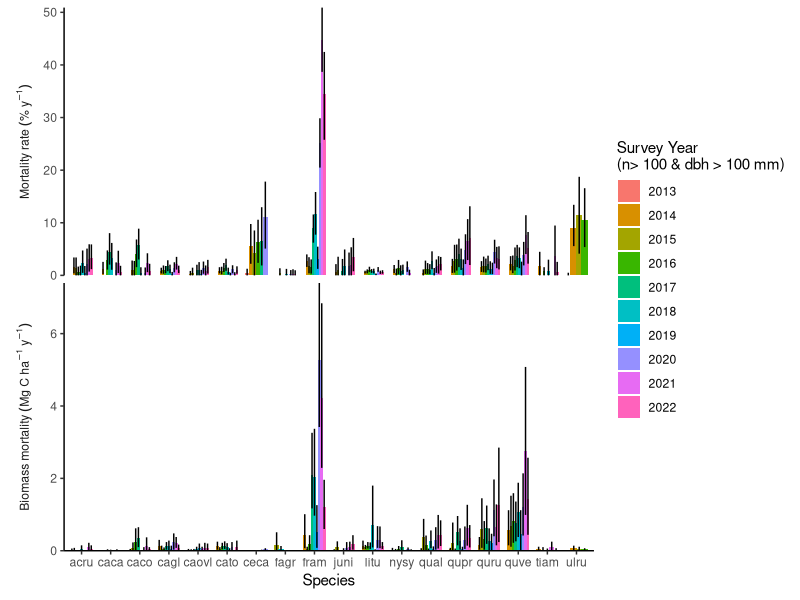
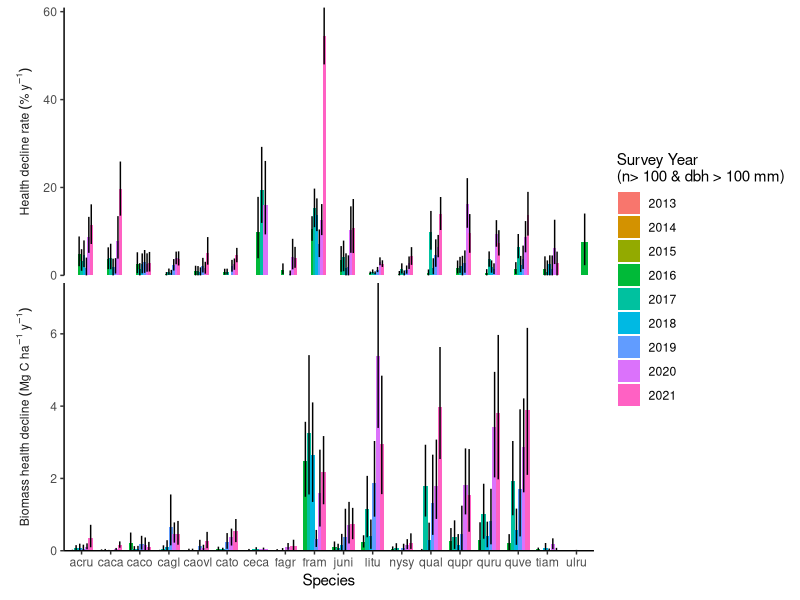

Generate these figures, in order, with R: (Note: this script raises an error after producing the figures.)
#############################################################################
# Purpose: plot calculated Mortality and Biomass mortality (also A to AU rates)
# Developped by: Valentine Herrmann - HerrmannV@si.edu
# R version 4.0.3 (2020-10-10)
##########################################################################

# Clean environment ####
rm(list = ls())

# Set working directory ####
setwd(".")

# Load libraries ####
library(ggplot2)

# load data ####
mortrate_by_size_class <- read.csv("R_results/mortrates_by_size_class.csv")
sp_mortrate_agbmort <- read.csv("R_results/mortrates_and_agbmort_by_species.csv")


AtoAUrate_by_size_class <- read.csv("R_results/AtoAUrate_by_size_class.csv")
sp_AtoAUrate_agbAtoAUrate <- read.csv("R_results/AtoAUrates_and_agbAtoAU_by_species.csv")


# barplot for species mortality and health decline ####

## only keep when N0 is > ncut
ncut = 100
sp_mortrate_agbmort <- sp_mortrate_agbmort[sp_mortrate_agbmort$N0 > ncut, ]
sp_AtoAUrate_agbAtoAUrate <- sp_AtoAUrate_agbAtoAUrate[sp_AtoAUrate_agbAtoAUrate$N0 > ncut,]
  
## keep year as factor
sp_mortrate_agbmort$survey_year <- factor(sp_mortrate_agbmort$survey_year)
sp_AtoAUrate_agbAtoAUrate$survey_year <- factor(sp_AtoAUrate_agbAtoAUrate$survey_year)

## order variables
sp_mortrate_agbmort$variable <- factor(sp_mortrate_agbmort$variable, levels = unique(sp_mortrate_agbmort$variable), labels = c('Mortality ~ rate ~ ("%" ~y ^ {-1})', 'Biomass ~ mortality ~(Mg~C~ha^{-1}~y^{-1})'))

sp_AtoAUrate_agbAtoAUrate$variable <- factor(sp_AtoAUrate_agbAtoAUrate$variable, levels = unique(sp_AtoAUrate_agbAtoAUrate$variable), labels = c('Health ~ decline ~ rate ~ ("%" ~y ^ {-1})', 'Biomass ~ health ~ decline ~(Mg~C~ha^{-1}~y^{-1})'))


ggplot(sp_mortrate_agbmort, aes(x = sp, y = estimate, fill= survey_year)) + 
  geom_bar(stat = "identity", position = position_dodge(width = .75)) + 
  geom_linerange(aes(ymin = LCI_95, ymax = UCI_95), position = position_dodge(width = .75)) + 
  labs(x = expression("Species"), 
       fill = "Survey Year\n(n> 100 & dbh > 100 mm)") +
  scale_y_continuous(expand = c(0, 0)) + 
  theme_classic() +
  facet_wrap(~variable, ncol = 1,scales = "free_y",
             strip.position = "left", 
             labeller = label_parsed) +
  # 'expression(Mortality ~ Rate ~ ("%" ~y ^ {-1}))', biomass_mortality = "Voltage (V)") ) )  +
  ylab(NULL)+
  theme(strip.background = element_blank(),
        strip.placement = "outside")


ggsave("R_results/Barplots_MortalityRates_and_BiomassMortality.png", width = 10, height = 7, units = "in")


ggplot(sp_AtoAUrate_agbAtoAUrate, aes(x = sp, y = estimate, fill= survey_year)) +
  geom_bar(stat = "identity", position = position_dodge(width = .75)) +
  geom_linerange(aes(ymin = LCI_95, ymax = UCI_95), position = position_dodge(width = .75)) +
  labs(x = expression("Species"),
       fill = "Survey Year\n(n> 100 & dbh > 100 mm)") +
  scale_y_continuous(expand = c(0, 0)) +
  theme_classic() +
  facet_wrap(~variable, ncol = 1,scales = "free_y",
             strip.position = "left",
             labeller = label_parsed) +
  # 'expression(Mortality ~ Rate ~ ("%" ~y ^ {-1}))', biomass_mortality = "Voltage (V)") ) )  +
  ylab(NULL)+
  theme(strip.background = element_blank(),
        strip.placement = "outside")


ggsave("R_results/Barplots_AtuAURates_and_BiomassAtuAU.png", width = 10, height = 7, units = "in")


# plot mortality and health decline by size class ####
mortrate_by_size_class$dbh_class <- factor(mortrate_by_size_class$dbh_class, levels = unique(mortrate_by_size_class$dbh_class), ordered = T)
AtoAUrate_by_size_class$dbh_class <- factor(AtoAUrate_by_size_class$dbh_class, levels = unique(AtoAUrate_by_size_class$dbh_class), ordered = T)

ggplot(mortrate_by_size_class[mortrate_by_size_class$survey_year %in% c(2014:2021), ], aes(colour = dbh_class, y = mortality_rate, x = survey_year)) +
  geom_point() +
  geom_linerange(aes(ymin = LCI_95, ymax = UCI_95)) +
  scale_x_log10() + scale_y_log10() +
  theme_classic() +
  facet_wrap(~Species) +
  ylab(bquote(Mortality ~ rate ~ ("%" ~y ^ {-1}))) +
  xlab("Survey year")
  

ggsave("R_results/MortalityRates_per_sp_and_size_classes.png", width = 12, height = 10, units = "in")



ggplot(AtoAUrate_by_size_class[AtoAUrate_by_size_class$survey_year %in% c(2014:2021), ], aes(colour = dbh_class, y = AtoAU_rate, x = survey_year)) +
  geom_point() +
  geom_linerange(aes(ymin = LCI_95, ymax = UCI_95)) +
  scale_x_log10() + scale_y_log10() +
  theme_classic() +
  facet_wrap(~Species) +
  ylab(bquote(Health ~ decline ~ rate ~ ("%" ~y ^ {-1})))+
  xlab("Survey year")


ggsave("R_results/AtoAURates_per_sp_and_size_classes.png", width = 12, height = 10, units = "in")
